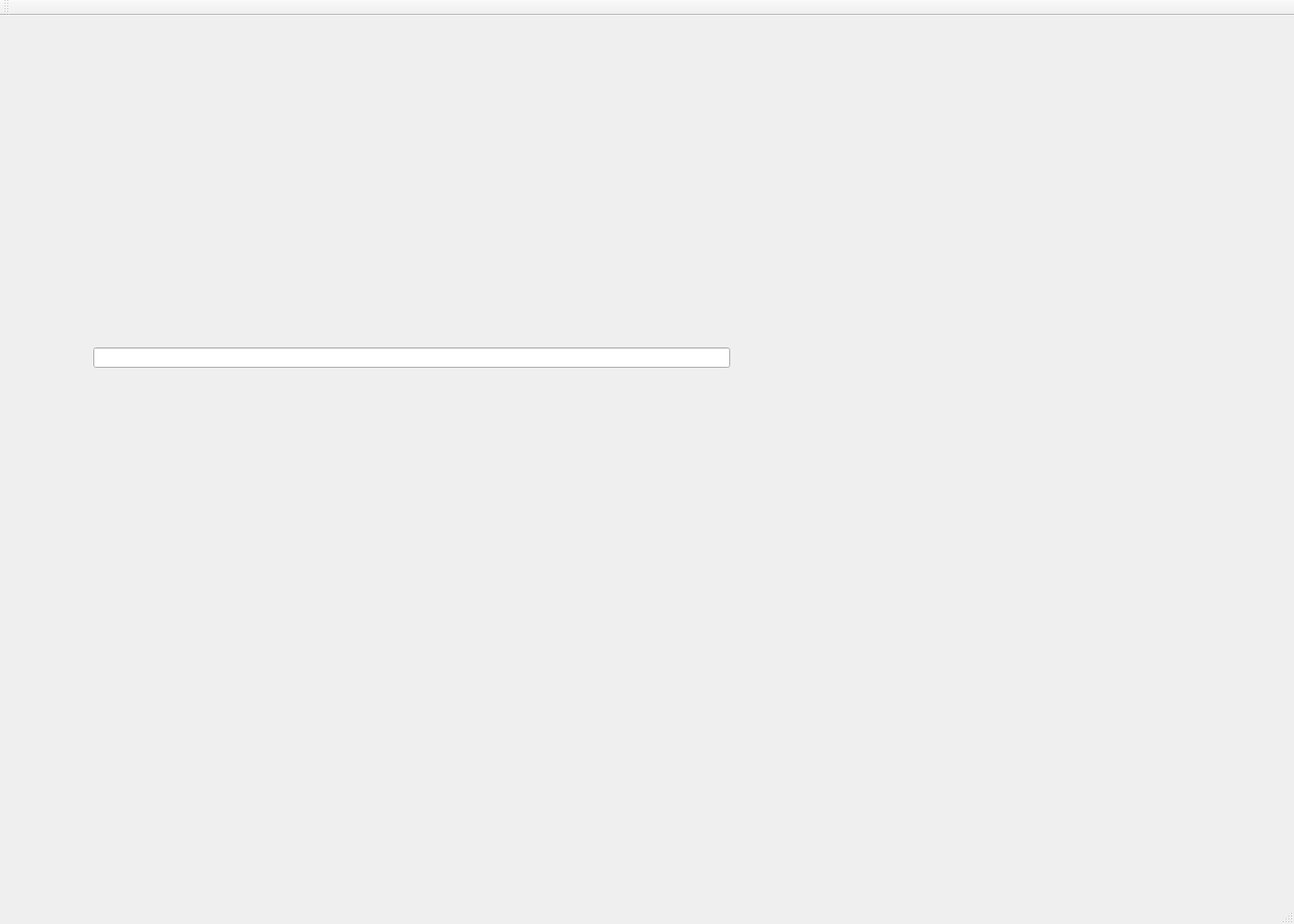
<?xml version="1.0" encoding="UTF-8"?>
<ui version="4.0">
 <class>MainWindow</class>
 <widget class="QMainWindow" name="MainWindow">
  <property name="geometry">
   <rect>
    <x>0</x>
    <y>0</y>
    <width>1400</width>
    <height>1000</height>
   </rect>
  </property>
  <property name="sizePolicy">
   <sizepolicy hsizetype="Fixed" vsizetype="Fixed">
    <horstretch>0</horstretch>
    <verstretch>0</verstretch>
   </sizepolicy>
  </property>
  <property name="windowTitle">
   <string>MainWindow</string>
  </property>
  <widget class="QWidget" name="centralWidget">
   <widget class="QWidget" name="gridLayoutWidget">
    <property name="geometry">
     <rect>
      <x>90</x>
      <y>120</y>
      <width>711</width>
      <height>501</height>
     </rect>
    </property>
    <layout class="QGridLayout" name="gridLayout">
     <item row="0" column="0">
      <widget class="QLineEdit" name="lineEdit"/>
     </item>
    </layout>
   </widget>
  </widget>
  <widget class="QMenuBar" name="menuBar">
   <property name="geometry">
    <rect>
     <x>0</x>
     <y>0</y>
     <width>1400</width>
     <height>26</height>
    </rect>
   </property>
  </widget>
  <widget class="QToolBar" name="mainToolBar">
   <attribute name="toolBarArea">
    <enum>TopToolBarArea</enum>
   </attribute>
   <attribute name="toolBarBreak">
    <bool>false</bool>
   </attribute>
  </widget>
  <widget class="QStatusBar" name="statusBar"/>
 </widget>
 <layoutdefault spacing="6" margin="11"/>
 <resources/>
 <connections/>
</ui>
